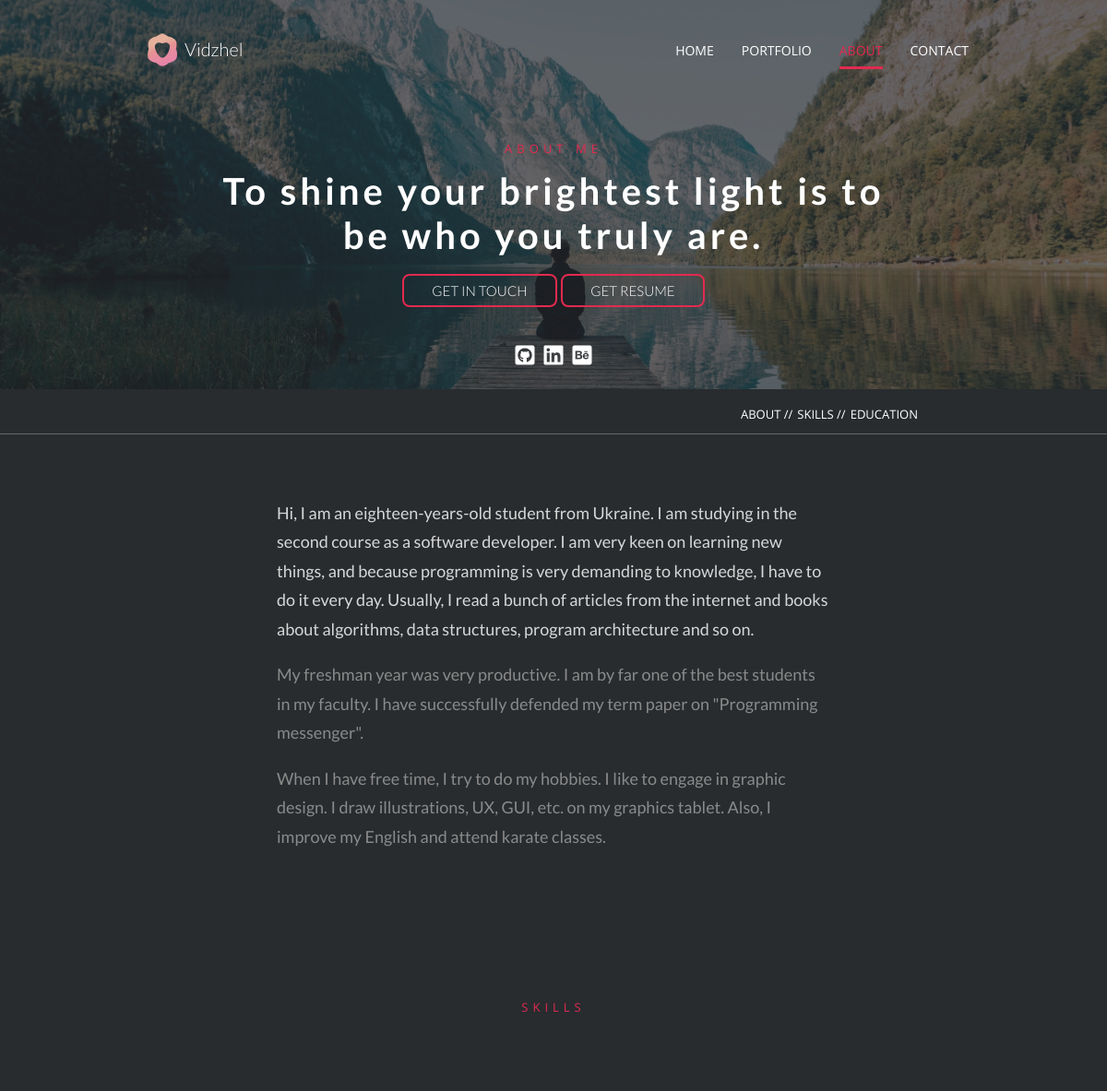
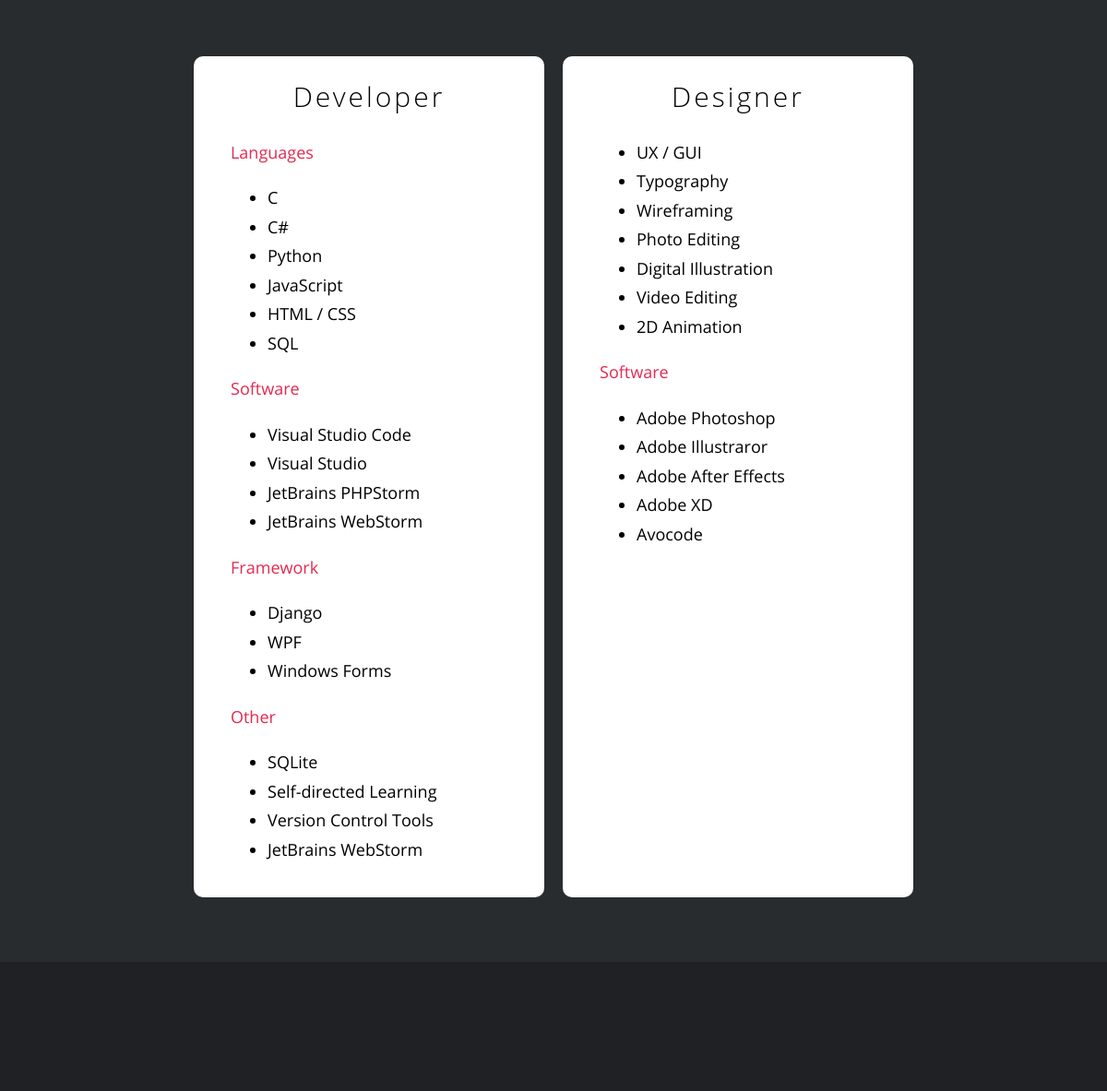
Page /about/ (upper part) on the earlier database version (2 pictures, top to bottom).
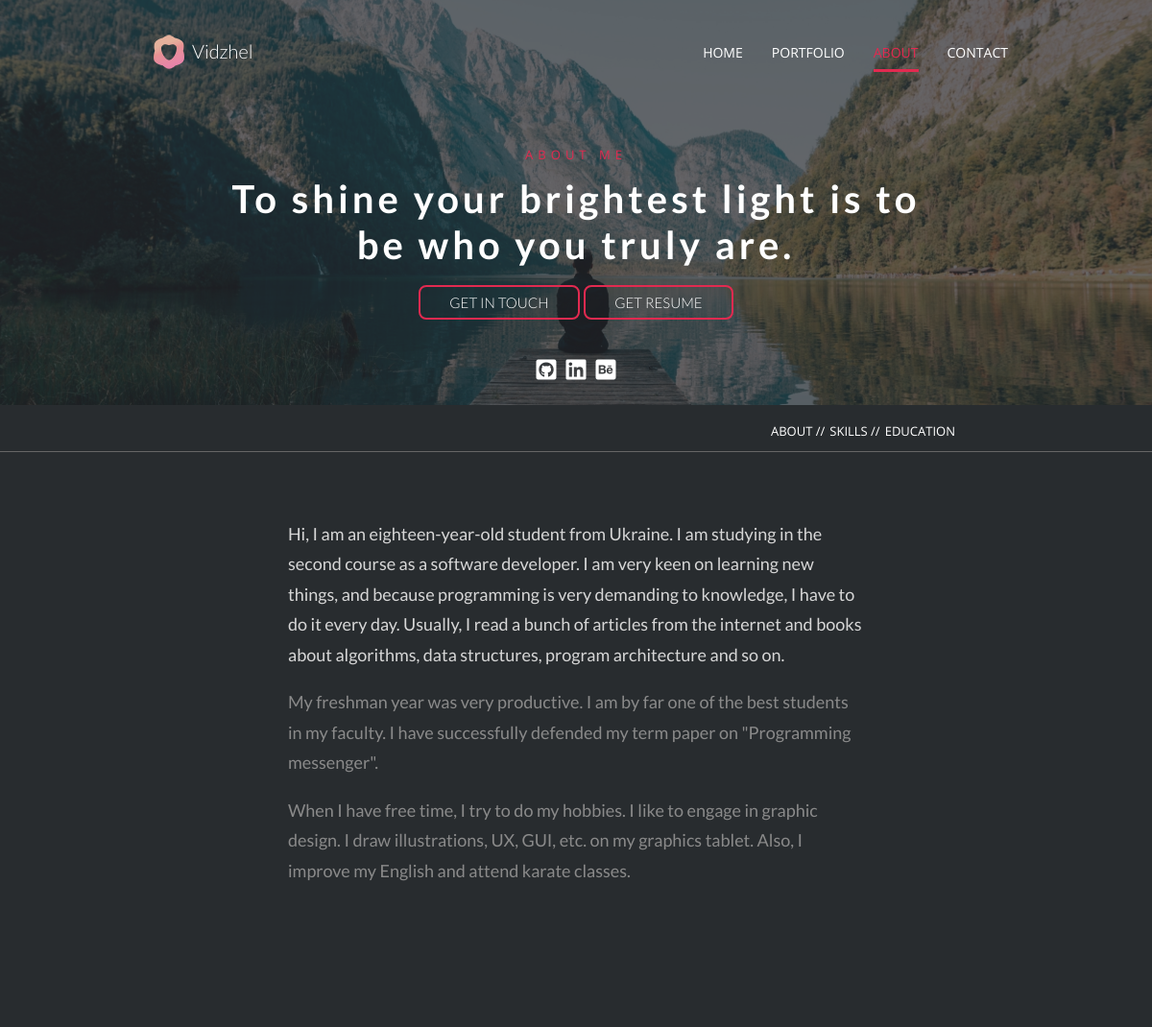
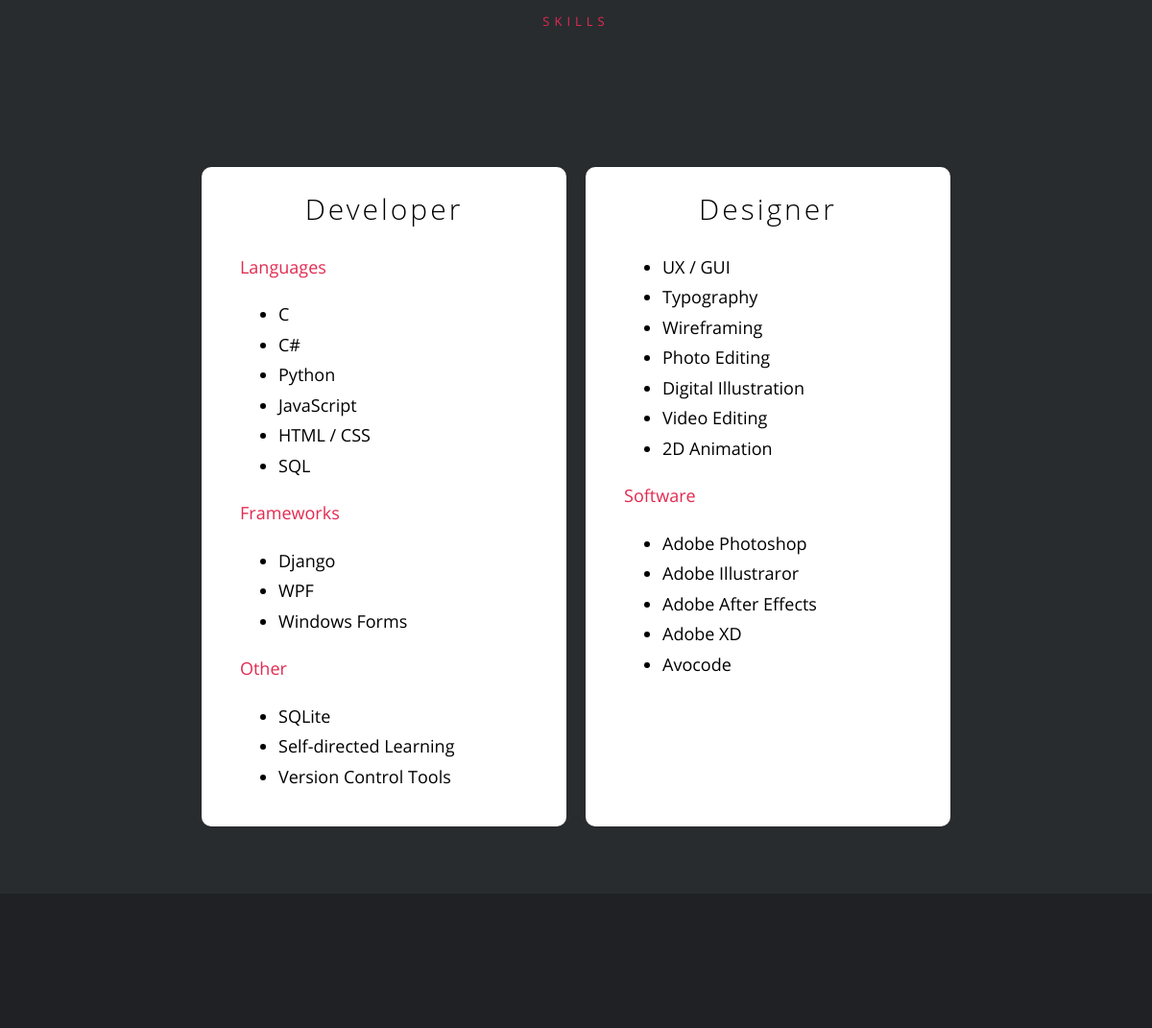
Same page on the later database version (2 pictures, top to bottom).
### about/models.py (models this page shows, shortened)
class About(models.Model):
    about = models.TextField()
    about_img = models.ImageField(
        upload_to=f"about/images", help_text="Select image for this section", null=True, blank=True)
    education = models.TextField( null=True, blank=True,
        help_text="Each item of the article splits on three parts:\n {title%content%endtitle}{years%content%endyears}{text%content%endtext}")
    work_experience = models.TextField(null=True, blank=True,
        help_text="Each item of the article splits on three parts:\n {title%content%endtitle}{years%content%endyears}{text%content%endtext}")
    honors = models.TextField(null=True, blank=True,
        help_text="Each item of the article splits on three parts:\n {title%content%endtitle}{years%content%endyears}{text%content%endtext}")
    developer_skills = models.TextField(null=True, blank=True,
        help_text="Each item of the list splits on two parts:\n {title%content%endtitle}{items%item1;item2;item3;%enditems}")
    designer_skills = models.TextField(null=True, blank=True,
        help_text="Each item of the list splits on two parts:\n {title%content%endtitle}{items%item1;item2;item3;%enditems}")
    article_regex = re.compile(
        r"(?:{title%\s*(?P<title>[\s\S]*)\s*%endtitle})\s*(?:{years%\s*(?P<years>[\s\S]*)\s*%endyears})?\s*(?:{text%\s*(?P<text>[\s\S]*)\s*%endtext})?\s*", re.IGNORECASE)
    list_regex = re.compile(
        r"(?:{title%\s*(?P<title>.*)\s*%endtitle})\s*(?:{items%\s*(?P<items>.*;)*\s*%enditems})?\s*", re.IGNORECASE)
    def get_cleaned_data(self):
        about = self.about
        about_img = self.about_img
        education = [match.groupdict()
                     for match in self.article_regex.finditer(self.education)]
        work_experience = [match.groupdict(
        ) for match in self.article_regex.finditer(self.work_experience)]
        honors = [match.groupdict()
                  for match in self.article_regex.finditer(self.honors)]
        developer_skills = [match.groupdict()
                            for match in self.list_regex.finditer(self.developer_skills)]
        designer_skills = [match.groupdict()
                           for match in self.list_regex.finditer(self.designer_skills)]
        for dev_skill in developer_skills:
            if(dev_skill["items"]):
                dev_skill["items"] = dev_skill.get("items", "").split(";")
        for des_skill in designer_skills:
            if(des_skill["items"]):
                des_skill["items"] = des_skill.get("items", "").split(";")
        data = {
            "about": about,
            "about_img": about_img,
            "education": education,
            "work_experience": work_experience,
            "honors": honors,
            "developer_skills": developer_skills,
            "designer_skills": designer_skills,
        }
        return data

### about/views.py (the view)
# urls.py: path("", about, name="about"),
def about(request):
    try:
        about_page = (About.objects.all())[0]
    except:
        return HttpResponseRedirect(reverse("home_page"))
    context = about_page.get_cleaned_data()
    return render(request, "about/about.html", context)

### about/templates/about/about.html (shortened to what the changed rows need)
{% extends 'base.html' %}
{% load static %}
{% block content %}
    <div class="parallax-window" data-z-index="1" data-speed="0.2" data-parallax="scroll"
        data-image-src="{% static 'base/images/lake.jpg' %}">
        <header class="header">
            <div class="outher_container">
                <div class="section_heading">
                    <h1>ABOUT ME</h1>
                    <h2>To shine your brightest light is to be who you truly are.
                    </h2>
                </div>
            </div>
        </header>
    </div>
    <section class="section " id="about">
        <div class="text_container fade_in">
            <div class="content">
                <div class="about">
                    <div class="text">
                        {{about |safe}}
                    </div>
                </div>
            </div>
        </div>
    </section>
    {% if developer_skills or designer_skills %}
        <div class="parallax-window" id="skills" data-z-index="1" data-speed="0.2" data-parallax="scroll"
            data-image-src="{% static 'base/images/forest.jpg' %}">
            <section class="section">
                <div class="container">
                    <div class="section_heading">
                        <h1>skills</h1>
                    </div>
                    <div class="content">
                        <div class="skills">
                            <div class="skills_item">
                                <h3>Developer</h3>
                                {% for skill in developer_skills %}
                                    <p>{{skill.title|safe}}</p>
                                    <ul>
                                        {% for item in skill.items %}
                                            {% if item %}
                                            <li>{{item|safe}}</li>
                                            {% endif %}
                                        {% endfor %}
                                    </ul>
                                {% endfor %}
                            </div>
                        </div>
                    </div>
                </div>
            </section>
        </div>
    {% endif %}
{% endblock content %}
{% block styles %}
    <link rel="stylesheet" href="{% static 'base/styles/css/about_page.min.css' %}">
{% endblock styles %}

Differences in the rows shown:
changed About: about "Hi, I am an eighteen-years-old student from Ukraine. I…" → "Hi, I am an eighteen-year-old student from Ukraine. I…"
Other differences:
new list line: "Frameworks Django WPF Windows Forms"
list line gone: "Software Visual Studio Code Visual Studio JetBrains PHPStorm JetBrains WebStorm"
list line gone: "Framework Django WPF Windows Forms"
list line gone: "JetBrains WebStorm"
